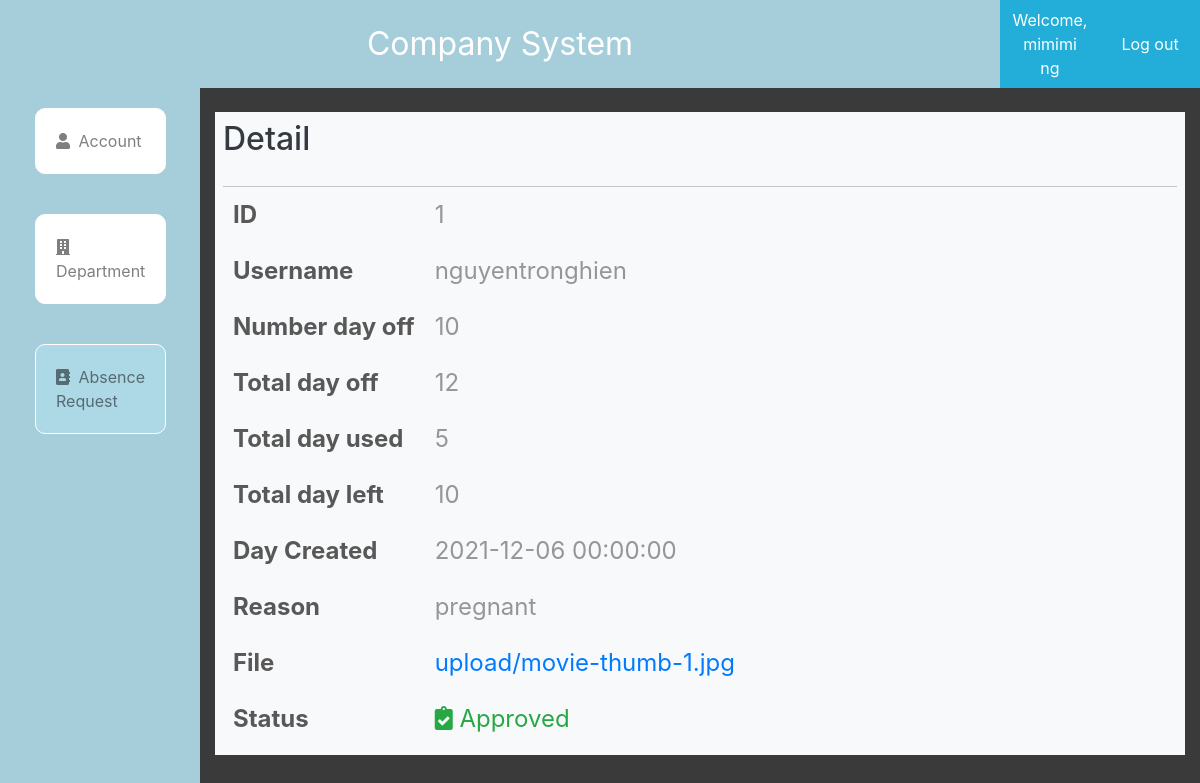
Screenshot of /admin/dayoffDetail.php?id=1 (signed in) with the database file from the repository.
### tables this page shows
CREATE TABLE `absence_info` (
  `id` int(11) NOT NULL,
  `username` varchar(255) NOT NULL,
  `total_dayoff` int(11) NOT NULL DEFAULT 12,
  `dayoff_used` int(11) NOT NULL DEFAULT 0,
  `dayoff_left` int(11) NOT NULL DEFAULT 12
);

CREATE TABLE `absence_form` (
  `id` int(11) NOT NULL,
  `username` varchar(255) NOT NULL,
  `create_date` datetime NOT NULL DEFAULT current_timestamp(),
  `number_dayoff` int(11) NOT NULL,
  `reason` varchar(255) NOT NULL,
  `file` varchar(255) DEFAULT NULL,
  `status` varchar(255) NOT NULL DEFAULT 'Waiting',
  `approval_date` datetime DEFAULT NULL
);

### admin/dayoffDetail.php (the view, shortened to what this page needs)
<?php
    require_once('db.php');
?>
<!DOCTYPE html>
<html lang="en">
<head>
	<link rel="stylesheet" href="https://maxcdn.bootstrapcdn.com/bootstrap/4.5.2/css/bootstrap.min.css">
	<link rel="stylesheet" href="https://use.fontawesome.com/releases/v5.7.2/css/all.css"
>
	<link rel="stylesheet" href="style2.css">
</head>
<body>
    <div class="container-fluid admin-section-header">
        <div class="row">
			<div class="col-sm-10 col-md-10 col-lg-10 col-xl-10 admin-logo">
					Company System
			</div>
			<div class="col-sm-1 col-md-1 col-lg-1 col-xl-1 admin-login-info">
					<a href="#">Welcome, <?= $_SESSION['name'] ?></a>
			</div>
			<div class="col-sm-1 col-md-1 col-lg-1 col-xl-1 admin-login-info">
					<a href="logout.php">Log out</a>
			</div>
		</div>
		<div class="row h-100">
			<div class="  col-md-2 col-lg-2 col-xl-2  admin-section1">
				<nav class="  navbar-expand-lg navbar-light  ">
					<div class="collapse navbar-collapse" id="navbarSupportedContent">
						<ul class="navbar-nav" style="flex-direction: column;">
                            <li class="nav-item ">
								<a class="nav-link p20" href="index.php"><i class="fas fa-user"></i>  Account </a>
							</li>
							<li class="nav-item ">
								<a class="nav-link p20" href="department.php"> <i class="fas fa-building"></i>  Department</a>
							</li>
							<li class="nav-item active-menu">
								<a class="nav-link p20" href="dayoff.php"><i class="fas fa-address-book"></i>  Absence Request</a>
							</li>
						</ul>
					</div>
				</nav>
			</div>
			<div class="col-md-10 col-lg-10 col-xl-10 ">
				<div class="bg-light mt-4 text-dark p-2">
				<div class="admin-panel-section-header ">
					<h2>Detail </h2>
				</div>
				<div class="account-container">
                <table class="table-hover">
                <?php
                    $id = $_GET['id'];
                    $result = get_absence_byid($id);
                    if($result['code'] == 0){
                        $data = $result['data'];
                        foreach($data as $row){
                            $username = $row['username'];
                            $infoAbsence = get_absence_info_by_username($username);
                            $infoAbsenceData = $infoAbsence['data'];
                            foreach($infoAbsenceData as $infoRow){
                            ?>
                            <tr>
                                <td>ID</td>
                                <td><?= $row['id']?></td>
                            </tr>
                            <tr>
                                <td>Username</td>
                                <td><?= $row['username']?></td>
                            </tr>
                            <tr>
                                <td>Number day off</td>
                                <td><?= $row['number_dayoff']?></td>
                            </tr>
                            <tr>
                                <td>Total day off</td>
                                <td><?= $infoRow['total_dayoff']?></td>
                            </tr>
                            <tr>
                                <td>Total day used</td>
                                <td><?= $infoRow['dayoff_used']?></td>
                            </tr>
                            <tr>
                                <td>Total day left</td>
                                <td><?= $infoRow['dayoff_left']?></td>
                            </tr>
                            <tr>
                                <td>Day Created</td>
                                <td><?= $row['create_date']?></td>
                            </tr>
                            <tr>
                                <td>Reason</td>
                                <td><?= $row['reason']?></td>
                            </tr>
                            <tr>
                                <td>File</td>
                                <td><a href="../<?=$row['file']?>"><?=$row['file']?></a></td>
                            </tr>
                            <tr>
                                <td>Status</td>
                                <?=status_ui($row['status'])  ?></td>
                            </tr>
                            <?php
                                    }
								}
							}
						?>
                </table>
        </div>
				</div>
			</div>
		</div>
	</div>
</body>
</html>

### admin/db.php (shortened to what this page needs)
<?php
    function open_database(){
        $conn = new mysqli(HOST,USER,PASS,DB);
        return $conn;
    }
    function get_absence_byid($id){
        $sql = "select * from absence_form where id = ? ";
        $conn = open_database();
        $stm = $conn->prepare($sql);
        $stm->bind_param('i',$id);
        if(!$stm->execute()){
            return array('code'=>1,'error'=>'Command not execute');
        }
        $result = $stm->get_result();
        $data = array();
        if($result->num_rows==0){
            return array('code'=>2,'error'=>'Database is empty');
        }else{
            while($row = $result->fetch_assoc()){
                $data[] = $row;
            }
        }
        return array('code'=>0,'data'=>$data);
    }
    function get_absence_info_by_username($username){
        $sql = "select * from absence_info where username = ? ";
        $conn = open_database();
        $stm = $conn->prepare($sql);
        $stm->bind_param('s',$username);
        if(!$stm->execute()){
            return array('code'=>1,'error'=>'Command not execute');
        }
        $result = $stm->get_result();
        $data = array();
        if($result->num_rows==0){
            return array('code'=>2,'error'=>'Database is empty');
        }else{
            while($row = $result->fetch_assoc()){
                $data[] = $row;
            }
        }
        return array('code'=>0,'data'=>$data);
    }
    function status_ui($status){
        if($status=='Approved'){
            echo "<td class='text-success'><i class='fas fa-clipboard-check'></i> Approved</td>";
        }
    }
?>

### admin/style2.css (style rules this page uses)
* { margin: 0; padding: 0; box-sizing: border-box; }
body { background-color: lightblue; height: 100vh; }
.admin-section-header { color: #FFF; background-color: #3a3a3a; }
.admin-logo { text-align: center; padding: 20px; background-color: #a6ceda; font-size: 2rem; }
.admin-login-info { background-color: #22aed8; display: flex; justify-content: center; text-align: center; align-items: center; }
.admin-login-info a { color: white !important; }
.h-100 { height: 100vh !important; }
.admin-section1 { background-color: #a6ceda; }
.admin-section1 ul li { list-style: none; color: black; transition: all 0.3s ease; position: relative; cursor: pointer; border: 1px solid white; background-color: white; margin: 20px 20px; border-radius: 10px; }
.p20 { padding: 20px !important; align-items: center; overflow-x: hidden; }
.p20 i { margin-right: 4px; }
td { padding: 10px ; }
.admin-panel-section-header { display: flex; align-items: center; justify-content: flex-start; padding-bottom: 20px; border-bottom: #c7c7c7 1px solid; }
.active-menu { background-color: lightblue !important; }
.account-container > table { font-size: 24px; }
.account-container td { text-align: left; color: #969696; }
.account-container table tr td:first-child { color: #585858; font-weight: bold; }

### rows the page displays
absence_form: id "1", username "nguyentronghien", number_dayoff "10", create_date "2021-12-06 00:00:00", reason "pregnant", file "upload/movie-thumb-1.jpg"
absence_info: total_dayoff "12", dayoff_used "5", dayoff_left "10"

### other values shown
$_SESSION['name'] "mimimi ng"
